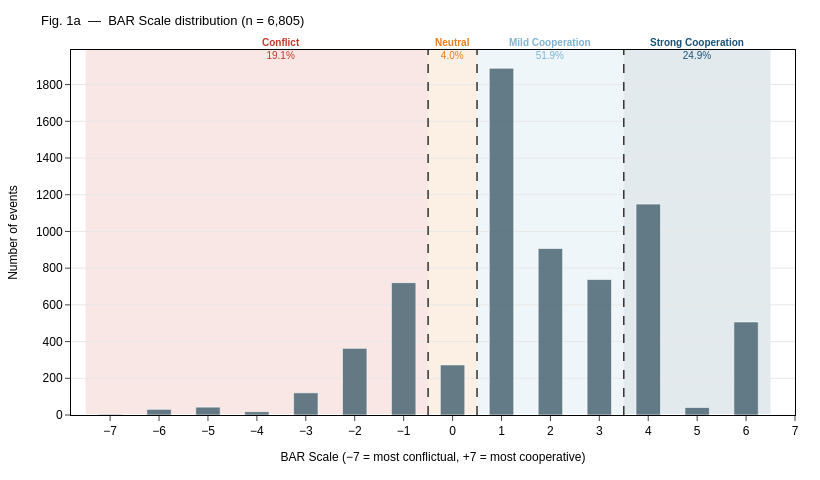

Notebook cell for this chart:
### Markdown cell above
## Cell 3 — Figure 1a: BAR_Scale distribution with 4-class grouping overlay

### Code cell
# Class boundary definitions
# conflict: BAR <= -1  | neutral: BAR == 0  | mild_coop: 1 <= BAR <= 3  | strong_coop: BAR >= 4
BAR_BOUNDS = [
    # (x_min, x_max, class_id)
    (-7.5, -0.5,  0),
    (-0.5,  0.5,  1),
    ( 0.5,  3.5,  2),
    ( 3.5,  6.5,  3),
]

bar_valid = df['BAR_Scale'].dropna()
n_total   = len(bar_valid)

fig1a = go.Figure()

# 1. Shaded class-region backgrounds (added before histogram so they sit behind)
alpha_band = 'rgba(%d,%d,%d,0.12)'
band_rgba = {
    0: 'rgba(192,57,43,0.12)',
    1: 'rgba(230,126,34,0.12)',
    2: 'rgba(127,179,211,0.12)',
    3: 'rgba(26,82,118,0.12)',
}
for x0, x1, cls in BAR_BOUNDS:
    fig1a.add_vrect(
        x0=x0, x1=x1,
        fillcolor=band_rgba[cls],
        layer='below', line_width=0,
    )

# 2. Histogram — all bars the same neutral grey, outlined
fig1a.add_trace(go.Histogram(
    x=bar_valid,
    nbinsx=28,
    marker=dict(color='#546e7a', line=dict(color='white', width=0.6)),
    opacity=0.90,
    name='Events',
    showlegend=False,
))

# 3. Vertical boundary lines
for xv, label in [(-0.5, ''), (0.5, ''), (3.5, '')]:
    fig1a.add_vline(
        x=xv, line=dict(color='#333333', width=1.5, dash='dash'),
    )

# 4. Class label annotations (above the plot area)
class_centers = [-3.5, 0.0, 2.0, 5.0]
for cls_id, (cx, (x0, x1, _)) in enumerate(zip(class_centers, BAR_BOUNDS)):
    n_cls = ((bar_valid >= x0) & (bar_valid < x1)).sum()
    pct   = n_cls / n_total * 100
    label = CLASS_LABELS[cls_id]
    fig1a.add_annotation(
        x=cx, y=1.04,
        xref='x', yref='paper',
        text=f'<b>{label}</b><br>{pct:.1f}%',
        showarrow=False,
        font=dict(size=10, color=list(CLASS_COLORS.values())[cls_id]),
        align='center',
    )

apply_pub_style(
    fig1a,
    title='Fig. 1a  —  BAR Scale distribution (n = 6,805)',
    xaxis_title='BAR Scale (−7 = most conflictual, +7 = most cooperative)',
    yaxis_title='Number of events',
    width=820, height=480, legend=False,
)
fig1a.update_xaxes(range=[-7.8, 7.0], dtick=1)
fig1a.show()
save_fig(fig1a, 'fig01a_bar_scale_distribution')

### Figure 1 — Plotly figure (JSON) as saved in the notebook; plotly's stock layout.template omitted (floating-point values rounded to 4 significant figures; data arrays with more than 128 entries replaced by an {"elided": "..."} marker saying what was removed)
{"data": [{"marker": {"color": "#546e7a", "line": {"color": "white", "width": 0.6}}, "name": "Events", "nbinsx": 28, "opacity": 0.9, "showlegend": false, "type": "histogram", "x": {"elided": "6805 float values"}}], "layout": {"annotations": [{"align": "center", "font": {"color": "#c0392b", "size": 10}, "showarrow": false, "text": "<b>Conflict</b><br>19.1%", "x": -3.5, "xref": "x", "y": 1.04, "yref": "paper"}, {"align": "center", "font": {"color": "#e67e22", "size": 10}, "showarrow": false, "text": "<b>Neutral</b><br>4.0%", "x": 0.0, "xref": "x", "y": 1.04, "yref": "paper"}, {"align": "center", "font": {"color": "#7fb3d3", "size": 10}, "showarrow": false, "text": "<b>Mild Cooperation</b><br>51.9%", "x": 2.0, "xref": "x", "y": 1.04, "yref": "paper"}, {"align": "center", "font": {"color": "#1a5276", "size": 10}, "showarrow": false, "text": "<b>Strong Cooperation</b><br>24.9%", "x": 5.0, "xref": "x", "y": 1.04, "yref": "paper"}], "font": {"color": "black", "family": "Arial", "size": 12}, "height": 480, "legend": {"bgcolor": "white", "bordercolor": "black", "borderwidth": 0.5, "font": {"size": 11}}, "margin": {"b": 65, "l": 65, "r": 25, "t": 50}, "paper_bgcolor": "white", "plot_bgcolor": "white", "shapes": [{"fillcolor": "rgba(192,57,43,0.12)", "layer": "below", "line": {"width": 0}, "type": "rect", "x0": -7.5, "x1": -0.5, "xref": "x", "y0": 0, "y1": 1, "yref": "y domain"}, {"fillcolor": "rgba(230,126,34,0.12)", "layer": "below", "line": {"width": 0}, "type": "rect", "x0": -0.5, "x1": 0.5, "xref": "x", "y0": 0, "y1": 1, "yref": "y domain"}, {"fillcolor": "rgba(127,179,211,0.12)", "layer": "below", "line": {"width": 0}, "type": "rect", "x0": 0.5, "x1": 3.5, "xref": "x", "y0": 0, "y1": 1, "yref": "y domain"}, {"fillcolor": "rgba(26,82,118,0.12)", "layer": "below", "line": {"width": 0}, "type": "rect", "x0": 3.5, "x1": 6.5, "xref": "x", "y0": 0, "y1": 1, "yref": "y domain"}, {"line": {"color": "#333333", "dash": "dash", "width": 1.5}, "type": "line", "x0": -0.5, "x1": -0.5, "xref": "x", "y0": 0, "y1": 1, "yref": "y domain"}, {"line": {"color": "#333333", "dash": "dash", "width": 1.5}, "type": "line", "x0": 0.5, "x1": 0.5, "xref": "x", "y0": 0, "y1": 1, "yref": "y domain"}, {"line": {"color": "#333333", "dash": "dash", "width": 1.5}, "type": "line", "x0": 3.5, "x1": 3.5, "xref": "x", "y0": 0, "y1": 1, "yref": "y domain"}], "showlegend": false, "title": {"font": {"color": "black", "size": 13}, "text": "Fig. 1a  —  BAR Scale distribution (n = 6,805)"}, "width": 820, "xaxis": {"dtick": 1, "linecolor": "black", "linewidth": 1, "mirror": true, "range": [-7.8, 7.0], "showgrid": false, "ticks": "outside", "title": {"font": {"size": 12}, "text": "BAR Scale (−7 = most conflictual, +7 = most cooperative)"}}, "yaxis": {"gridcolor": "#e8e8e8", "linecolor": "black", "linewidth": 1, "mirror": true, "showgrid": true, "ticks": "outside", "title": {"font": {"size": 12}, "text": "Number of events"}}}}
